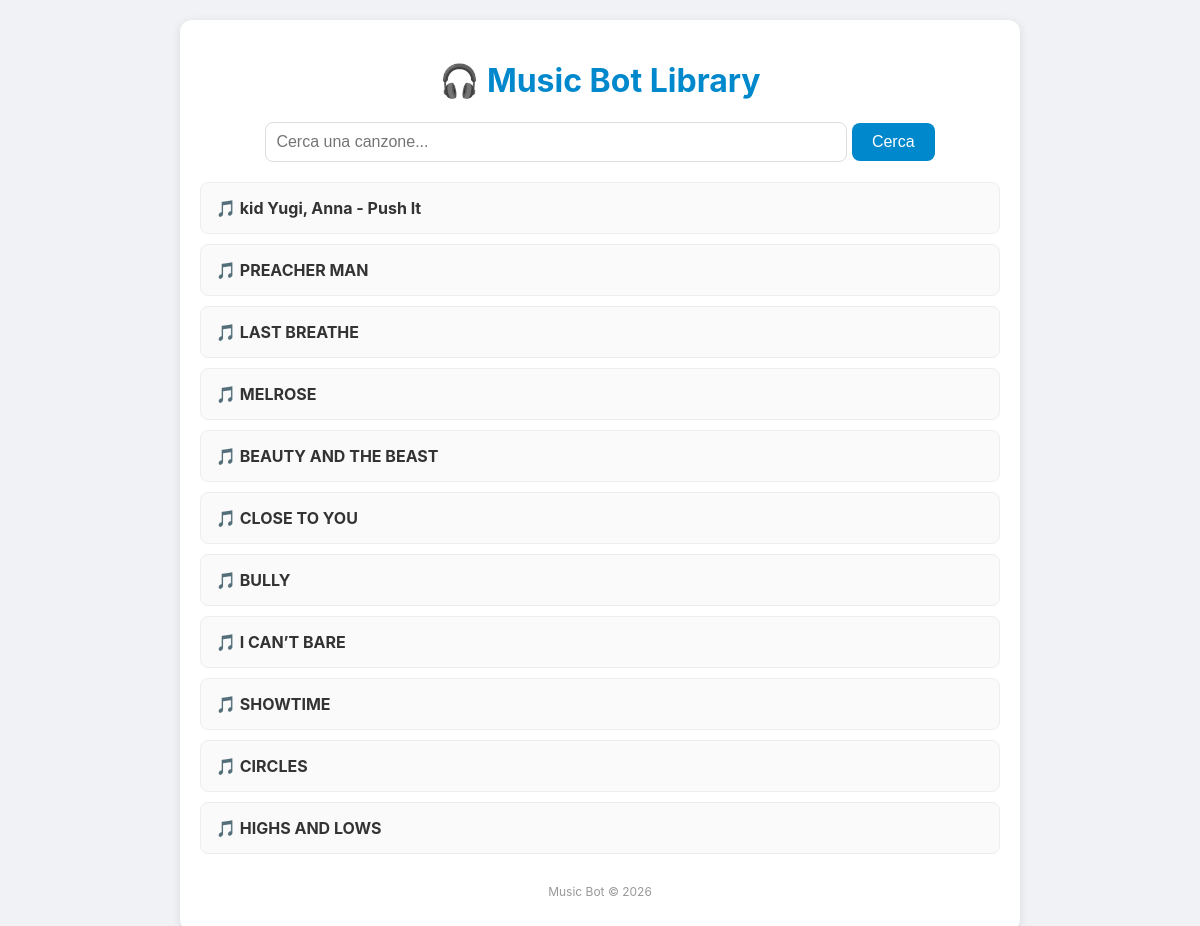
The page / on the database its author committed.
### tables this page shows
CREATE TABLE tracks (
    id INTEGER PRIMARY KEY AUTOINCREMENT,
    title TEXT NOT NULL,
    file_id TEXT NOT NULL
);

### app.py (the view)
@app.route('/')
def index():
    search_query = request.args.get('q', '')
    conn = get_db_connection()
    if search_query:
        tracks = conn.execute('SELECT * FROM tracks WHERE title LIKE ?', ('%' + search_query + '%',)).fetchall()
    else:
        tracks = conn.execute('SELECT * FROM tracks').fetchall()
    conn.close()
    return render_template('index.html', tracks=tracks, search_query=search_query)

### app.py (called while the page is built)
def get_db_connection():
    conn = sqlite3.connect(DB_PATH)
    conn.row_factory = sqlite3.Row
    return conn

### templates/index.html (shortened to what this page needs)
<!DOCTYPE html>
<html lang="it">
<head>
</head>
<body>
    <div class="container">
        <h1>🎧 Music Bot Library</h1>
        <div class="search-box">
            <form action="/" method="get">
                <input type="text" name="q" placeholder="Cerca una canzone..." value="{{ search_query }}">
                <button type="submit">Cerca</button>
            </form>
        </div>
        <ul>
            {% for track in tracks %}
            <li>
                <span class="track-title">🎵 {{ track['title'] }}</span>
            </li>
            {% else %}
            <div class="no-results">
                Nessuna canzone trovata.
            </div>
            {% endfor %}
        </ul>
        <footer>
            <p>Music Bot &copy; 2026</p>
        </footer>
    </div>
</body>
</html>

### templates/index.html (style rules this page uses)
body { font-family: -apple-system, BlinkMacSystemFont, "Segoe UI", Roboto, Helvetica, Arial, sans-serif; background-color: #f0f2f5; margin: 0; padding: 20px; color: #333; }
.container { max-width: 800px; margin: 0 auto; background: white; padding: 20px; border-radius: 12px; box-shadow: 0 2px 10px rgba(0,0,0,0.1); }
h1 { text-align: center; color: #0088cc; }
.search-box { margin-bottom: 20px; text-align: center; }
input[type="text"] { padding: 10px; width: 70%; border: 1px solid #ddd; border-radius: 8px; font-size: 16px; }
button { padding: 10px 20px; background-color: #0088cc; color: white; border: none; border-radius: 8px; cursor: pointer; font-size: 16px; }
ul { list-style: none; padding: 0; }
li { background: #fafafa; border: 1px solid #eee; margin-bottom: 10px; padding: 15px; border-radius: 8px; display: flex; justify-content: space-between; align-items: center; }
.track-title { font-weight: bold; }
footer { margin-top: 30px; text-align: center; font-size: 12px; color: #999; }

### rows shown on the page
tracks: title "kid Yugi, Anna - Push It"
tracks: title "PREACHER MAN"
tracks: title "LAST BREATHE"
tracks: title "MELROSE"
tracks: title "BEAUTY AND THE BEAST"
tracks: title "CLOSE TO YOU"
tracks: title "BULLY"
tracks: title "I CAN’T BARE"
tracks: title "SHOWTIME"
tracks: title "CIRCLES"
tracks: title "HIGHS AND LOWS"
